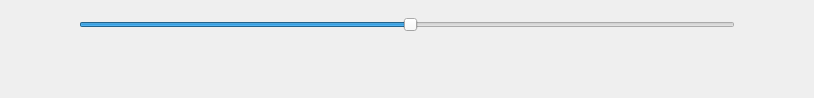
<?xml version="1.0" encoding="UTF-8"?>
<ui version="4.0">
 <class>PositivityWidget</class>
 <widget class="QWidget" name="PositivityWidget">
  <property name="geometry">
   <rect>
    <x>0</x>
    <y>0</y>
    <width>814</width>
    <height>98</height>
   </rect>
  </property>
  <property name="windowTitle">
   <string>Form</string>
  </property>
  <layout class="QHBoxLayout" name="horizontalLayout">
   <property name="spacing">
    <number>2</number>
   </property>
   <property name="leftMargin">
    <number>0</number>
   </property>
   <property name="topMargin">
    <number>0</number>
   </property>
   <property name="rightMargin">
    <number>0</number>
   </property>
   <property name="bottomMargin">
    <number>0</number>
   </property>
   <item>
    <spacer name="horizontalSpacer">
     <property name="orientation">
      <enum>Qt::Horizontal</enum>
     </property>
     <property name="sizeHint" stdset="0">
      <size>
       <width>40</width>
       <height>20</height>
      </size>
     </property>
    </spacer>
   </item>
   <item>
    <widget class="QLabel" name="label">
     <property name="text">
      <string/>
     </property>
     <property name="pixmap">
      <pixmap resource="pics.qrc">:/pics/AS_unhappy.png</pixmap>
     </property>
    </widget>
   </item>
   <item>
    <widget class="QWidget" name="widget" native="true">
     <layout class="QVBoxLayout" name="verticalLayout">
      <property name="spacing">
       <number>0</number>
      </property>
      <property name="leftMargin">
       <number>0</number>
      </property>
      <property name="topMargin">
       <number>0</number>
      </property>
      <property name="rightMargin">
       <number>0</number>
      </property>
      <property name="bottomMargin">
       <number>0</number>
      </property>
      <item>
       <widget class="QSlider" name="slider">
        <property name="minimumSize">
         <size>
          <width>656</width>
          <height>50</height>
         </size>
        </property>
        <property name="maximumSize">
         <size>
          <width>656</width>
          <height>16777215</height>
         </size>
        </property>
        <property name="styleSheet">
         <string notr="true"> QSlider::groove:horizontal {
                    image: url(:/pics/AS_track.png);
                    padding:0 1px;
                    border-radius:2px;
                }
                QSlider::handle:horizontal {
                    image: url(:/pics/AS_thumb.png);
                    width: 50px;
                    margin: -20px 0;
                    border-radius: 4px;
                }
</string>
        </property>
        <property name="value">
         <number>50</number>
        </property>
        <property name="orientation">
         <enum>Qt::Horizontal</enum>
        </property>
       </widget>
      </item>
      <item>
       <widget class="QLabel" name="label_3">
        <property name="minimumSize">
         <size>
          <width>656</width>
          <height>0</height>
         </size>
        </property>
        <property name="maximumSize">
         <size>
          <width>656</width>
          <height>16777215</height>
         </size>
        </property>
        <property name="text">
         <string/>
        </property>
        <property name="pixmap">
         <pixmap resource="pics.qrc">:/pics/AS_intensity_cue.png</pixmap>
        </property>
       </widget>
      </item>
     </layout>
    </widget>
   </item>
   <item>
    <widget class="QLabel" name="label_2">
     <property name="text">
      <string/>
     </property>
     <property name="pixmap">
      <pixmap resource="pics.qrc">:/pics/AS_happy.png</pixmap>
     </property>
    </widget>
   </item>
   <item>
    <spacer name="horizontalSpacer_2">
     <property name="orientation">
      <enum>Qt::Horizontal</enum>
     </property>
     <property name="sizeHint" stdset="0">
      <size>
       <width>40</width>
       <height>20</height>
      </size>
     </property>
    </spacer>
   </item>
  </layout>
 </widget>
 <resources>
  <include location="pics.qrc"/>
 </resources>
 <connections/>
</ui>
